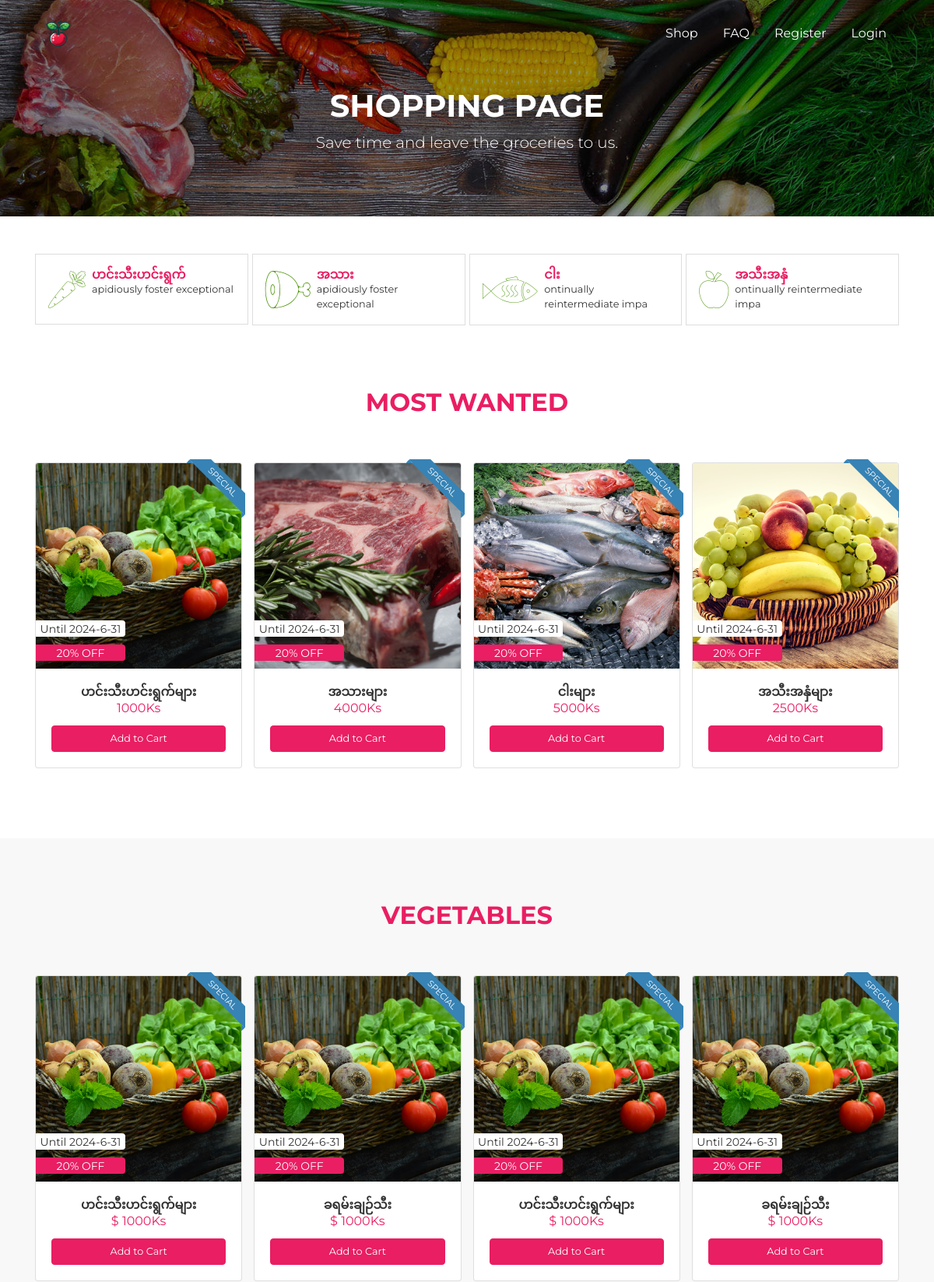
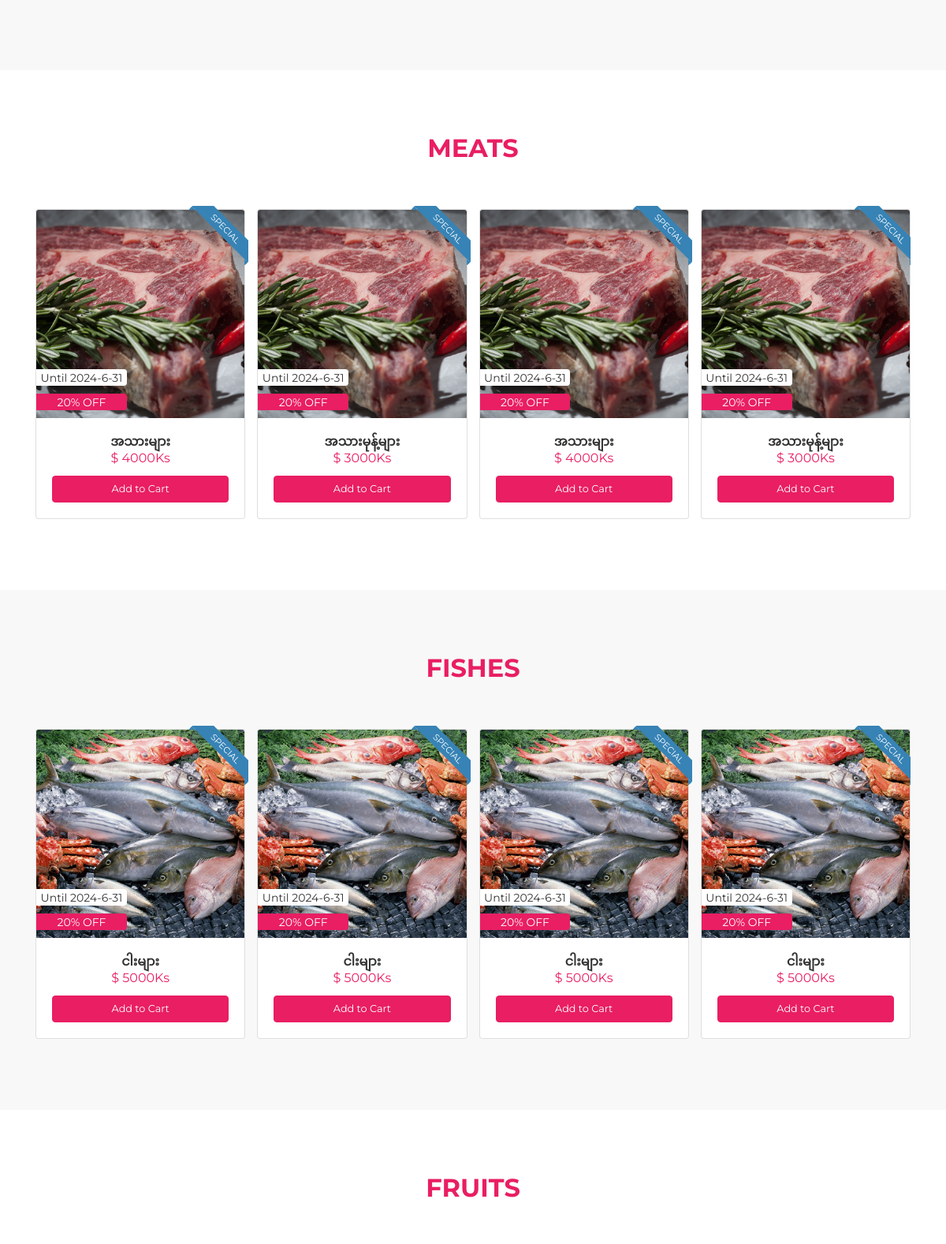
The page /shop.php (upper part) on the database its author committed (2 pictures, top to bottom).
### tables this page shows
CREATE TABLE `categories` (
    `id` int(3) NOT NULL primary key,
    `name` varchar(200) NOT NULL,
    `image` varchar(200) NOT NULL,
    `icon` varchar(200) NOT NULL,
    `description` varchar(200) NOT NULL,
    `created_at` timestamp NOT NULL DEFAULT current_timestamp()
);

CREATE TABLE `products` (
    `id` int(3) NOT NULL,
    `title` varchar(200) NOT NULL,
    `description` text NOT NULL,
    `price` varchar(10) NOT NULL,
    `quantity` int(3) NOT NULL DEFAULT 1,
    `image` varchar(200) NOT NULL,
    `exp_date` varchar(200) NOT NULL,
    `category_id` int(3) NOT NULL,
    `status` int(1) NOT NULL DEFAULT 1,
    `created_at` timestamp NOT NULL DEFAULT current_timestamp(),
    Foreign key (category_id) references categories(id)
);

### shop.php (the view, shortened to what this page needs)
<?php require "includes/header.php"; ?>
<?php require "config/config.php"; ?>
<?php
$categories = $conn->query("SELECT * FROM categories");
$categories->execute();
$allCategories = $categories->fetchAll(PDO::FETCH_OBJ);
$mostProducts = $conn->query("SELECT * FROM products WHERE status = 1");
$mostProducts->execute();
$allmostProducts = $mostProducts->fetchAll(PDO::FETCH_OBJ);
$vigies = $conn->query("SELECT * FROM products WHERE status = 1 AND category_id = 1");
$vigies->execute();
$allVigies = $vigies->fetchAll(PDO::FETCH_OBJ);
$meats = $conn->query("SELECT * FROM products WHERE status = 1 AND category_id = 2");
$meats->execute();
$allMeats = $meats->fetchAll(PDO::FETCH_OBJ);
$fishes = $conn->query("SELECT * FROM products WHERE status = 1 AND category_id = 3");
$fishes->execute();
$allFishes = $fishes->fetchAll(PDO::FETCH_OBJ);
?>
<div id="page-content" class="page-content">
    <div class="banner">
        <div class="jumbotron jumbotron-bg text-center rounded-0" style="background-image: url('assets/img/bg-header.jpg');">
            <div class="container">
                <h1 class="pt-5">
                    Shopping Page
                </h1>
                <p class="lead">
                    Save time and leave the groceries to us.
                </p>
            </div>
        </div>
    </div>
    <div class="container">
        <div class="row">
            <div class="col-md-12">
                <div class="shop-categories owl-carousel mt-5">
                    <?php foreach ($allCategories as $category) : ?>
                        <div class="item">
                            <a href="shop.php">
                                <div class="media d-flex align-items-center justify-content-center">
                                    <span class="d-flex mr-2"><i class="sb-<?php echo $category->icon; ?>"></i></span>
                                    <div class="media-body">
                                        <h5><?php echo $category->name; ?></h5>
                                        <p><?php echo substr($category->description, 1, 30); ?></p>
                                    </div>
                                </div>
                            </a>
                        </div>
                    <?php endforeach; ?>
                </div>
            </div>
        </div>
    </div>
    <section id="most-wanted">
        <div class="container">
            <div class="row">
                <div class="col-md-12">
                    <h2 class="title">Most Wanted</h2>
                    <div class="product-carousel owl-carousel">
                        <?php foreach ($allmostProducts as $allmostProduct) : ?>
                            <div class="item">
                                <div class="card card-product">
                                    <div class="card-ribbon">
                                        <div class="card-ribbon-container right">
                                            <span class="ribbon ribbon-primary">SPECIAL</span>
                                        </div>
                                    </div>
                                    <div class="card-badge">
                                        <div class="card-badge-container left">
                                            <span class="badge badge-default">
                                                Until <?php echo $allmostProduct->exp_date; ?>
                                            </span>
                                            <span class="badge badge-primary">
                                                20% OFF
                                            </span>
                                        </div>
                                        <img src="assets/img/<?php echo $allmostProduct->image; ?>" alt="Card image 2" class="card-img-top">
                                    </div>
                                    <div class="card-body">
                                        <h4 class="card-title">
                                            <a href="products/detail-product.php"><?php echo $allmostProduct->title; ?></a>
                                        </h4>
                                        <div class="card-price">
                                            <span class="reguler"><?php echo $allmostProduct->price; ?>Ks</span>
                                        </div>
                                        <a href="<?php echo APPURL; ?>products/detail-product.php?id=<?php echo $allmostProduct->id; ?>" class="btn btn-block btn-primary">
                                            Add to Cart
                                        </a>
                                    </div>
                                </div>
                            </div>
                        <?php endforeach; ?>
                    </div>
                </div>
            </div>
        </div>
    </section>
    <section id="vegetables" class="gray-bg">
        <div class="container">
            <div class="row">
                <div class="col-md-12">
                    <h2 class="title">Vegetables</h2>
                    <div class="product-carousel owl-carousel">
                        <?php foreach ($allVigies as $allvigi) : ?>
                            <div class="item">
                                <div class="card card-product">
                                    <div class="card-ribbon">
                                        <div class="card-ribbon-container right">
                                            <span class="ribbon ribbon-primary">SPECIAL</span>
                                        </div>
                                    </div>
                                    <div class="card-badge">
                                        <div class="card-badge-container left">
                                            <span class="badge badge-default">
                                                Until <?php echo $allvigi->exp_date; ?>
                                            </span>
                                            <span class="badge badge-primary">
                                                20% OFF
                                            </span>
                                        </div>
                                        <img src="assets/img/<?php echo $allvigi->image; ?>" alt="Card image 2" class="card-img-top">
                                    </div>
                                    <div class="card-body">
                                        <h4 class="card-title">
                                            <a href="products/detail-product.php"><?php echo $allvigi->title; ?></a>
                                        </h4>
                                        <div class="card-price">
                                            <span class="reguler">$ <?php echo $allvigi->price; ?>Ks</span>
                                        </div>
                                        <a href="<?php echo APPURL; ?>products/detail-product.php?id=<?php echo $allvigi->id; ?>" class="btn btn-block btn-primary">
                                            Add to Cart
                                        </a>
                                    </div>
                                </div>
                            </div>
                        <?php endforeach; ?>
                    </div>
                </div>
            </div>
        </div>
    </section>
    <section id="meats">
        <div class="container">
            <div class="row">
                <div class="col-md-12">
                    <h2 class="title">Meats</h2>
                    <div class="product-carousel owl-carousel">
                        <?php foreach ($allMeats as $meat) : ?>
                            <div class="item">
                                <div class="card card-product">
                                    <div class="card-ribbon">
                                        <div class="card-ribbon-container right">
                                            <span class="ribbon ribbon-primary">SPECIAL</span>
                                        </div>
                                    </div>
                                    <div class="card-badge">
                                        <div class="card-badge-container left">
                                            <span class="badge badge-default">
                                                Until <?php echo $meat->exp_date; ?>
                                            </span>
                                            <span class="badge badge-primary">
                                                20% OFF
                                            </span>
                                        </div>
                                        <img src="assets/img/meats.jpg" alt="Card image 2" class="card-img-top">
                                    </div>
                                    <div class="card-body">
                                        <h4 class="card-title">
                                            <a href="products/detail-product.php"><?php echo $meat->title; ?></a>
                                        </h4>
                                        <div class="card-price">
                                            <span class="reguler">$ <?php echo $meat->price; ?>Ks</span>
                                        </div>
                                        <a href="<?php echo APPURL; ?>products/detail-product.php?id=<?php echo $meat->id; ?>" class="btn btn-block btn-primary">
                                            Add to Cart
                                        </a>
                                    </div>
                                </div>
                            </div>
                        <?php endforeach; ?>
                    </div>
                </div>
            </div>
        </div>
    </section>
    <section id="fishes" class="gray-bg">
        <div class="container">
            <div class="row">
                <div class="col-md-12">
                    <h2 class="title">Fishes</h2>
                    <div class="product-carousel owl-carousel">
                        <?php foreach ($allFishes as $fish) : ?>
                            <div class="item">
                                <div class="card card-product">
                                    <div class="card-ribbon">
                                        <div class="card-ribbon-container right">
                                            <span class="ribbon ribbon-primary">SPECIAL</span>
                                        </div>
                                    </div>
                                    <div class="card-badge">
                                        <div class="card-badge-container left">
                                            <span class="badge badge-default">
                                                Until <?php echo $fish->exp_date; ?>
                                            </span>
                                            <span class="badge badge-primary">
                                                20% OFF
                                            </span>
                                        </div>
                                        <img src="assets/img/<?php echo $fish->image; ?>" alt="Card image 2" class="card-img-top">
                                    </div>
                                    <div class="card-body">
                                        <h4 class="card-title">
                                            <a href="products/detail-product.php"><?php echo $fish->title; ?></a>
                                        </h4>
                                        <div class="card-price">
                                            <span class="reguler">$ <?php echo $fish->price; ?>Ks</span>
                                        </div>
                                        <a href="<?php echo APPURL; ?>products/detail-product.php?id=<?php echo $fish->id; ?>" class="btn btn-block btn-primary">
                                            Add to Cart
                                        </a>
                                    </div>
                                </div>
                            </div>
                        <?php endforeach; ?>
                    </div>
                </div>
            </div>
        </div>
    </section>
    <section id="fruits">
        <div class="container">
            <div class="row">
                <div class="col-md-12">
                    <h2 class="title">Fruits</h2>
                </div>
            </div>
        </div>
    </section>
</div>
<?php require "includes/footer.php"; ?>

### rows shown on the page
categories: name "ဟင်းသီးဟင်းရွက်", description "apidiously foster exceptional"
categories: name "အသား", description "apidiously foster exceptional"
categories: name "ငါး", description "ontinually reintermediate impa"
categories: name "အသီးအနှံ", description "ontinually reintermediate impa"
products: exp_date "2024-6-31", image (picture), title "ဟင်းသီးဟင်းရွက်များ", price "1000"
products: exp_date "2024-6-31", image (picture), title "အသားများ", price "4000"
products: exp_date "2024-6-31", image (picture), title "ငါးများ", price "5000"
products: exp_date "2024-6-31", image (picture), title "အသီးအနှံများ", price "2500"
products: exp_date "2024-6-31", image (picture), title "ခရမ်းချဉ်သီး", price "1000"
products: exp_date "2024-6-31", title "အသားမုန့်များ", price "3000"
